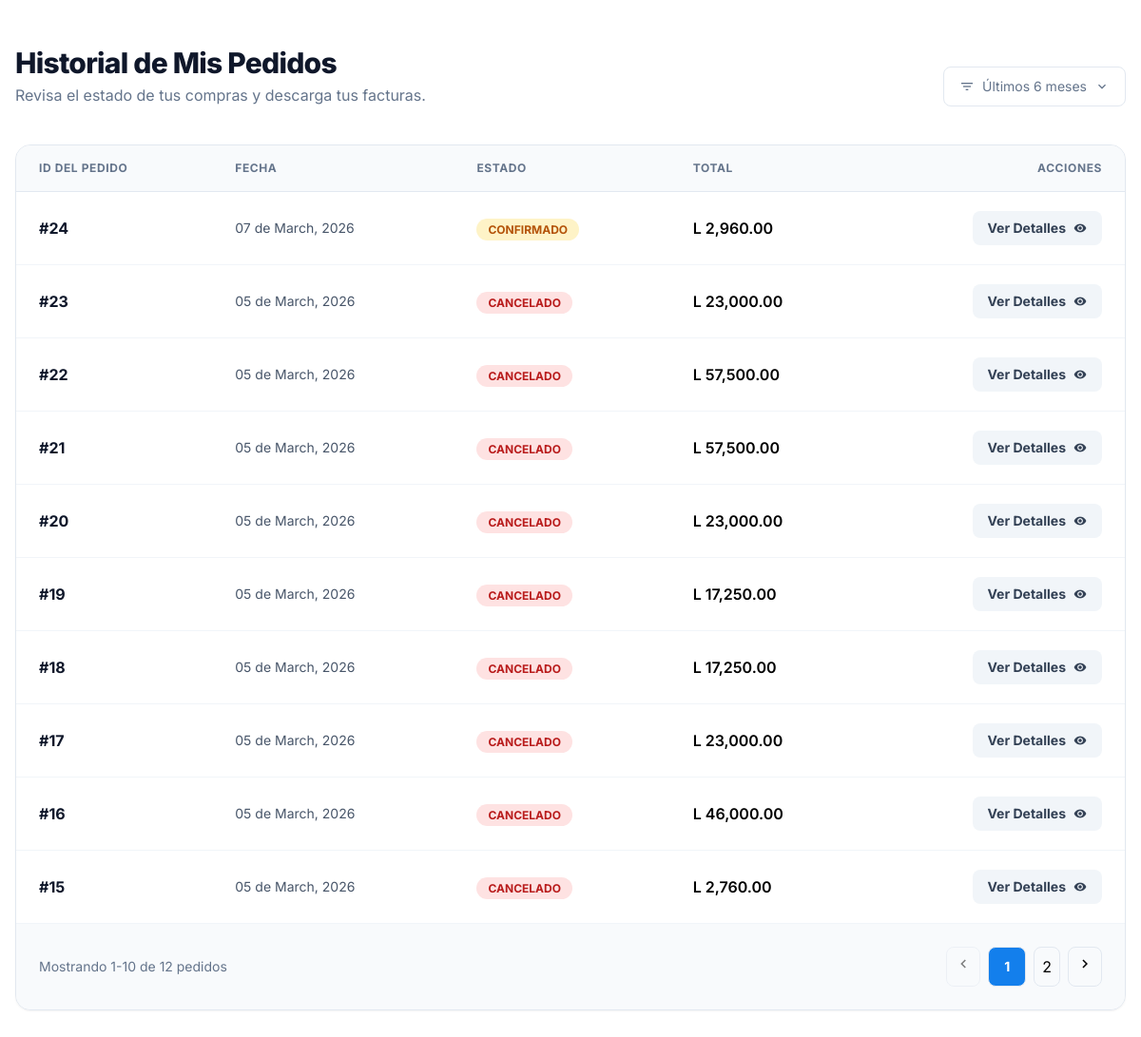
The page /client/historialpedidoC.php (signed in) on the database its author committed.
### tables this page shows
CREATE TABLE `pedidos` (
  `id_pedido` int(11) NOT NULL AUTO_INCREMENT,
  `fecha_pedido` datetime NOT NULL DEFAULT current_timestamp(),
  `subtotal` decimal(10,2) NOT NULL,
  `envio_departamento` decimal(10,2) DEFAULT 0.00,
  `impuesto_total` decimal(10,2) DEFAULT 0.00,
  `total` decimal(10,2) NOT NULL,
  `estado` enum('pendiente','confirmado','enviado','entregado','cancelado') DEFAULT 'pendiente',
  `id_cliente` int(11) NOT NULL,
  `id_direccion` int(11) NOT NULL,
  `id_envio` int(11) NOT NULL,
  `id_metodo_pago` int(11) NOT NULL,
  `comprobante_pago` varchar(255) DEFAULT NULL,
  PRIMARY KEY (`id_pedido`),
  KEY `id_cliente` (`id_cliente`),
  KEY `id_direccion` (`id_direccion`),
  KEY `id_envio` (`id_envio`),
  KEY `id_metodo_pago` (`id_metodo_pago`),
  CONSTRAINT `pedidos_ibfk_1` FOREIGN KEY (`id_cliente`) REFERENCES `clientes` (`id_cliente`),
  CONSTRAINT `pedidos_ibfk_2` FOREIGN KEY (`id_direccion`) REFERENCES `direcciones_cliente` (`id_direccion`),
  CONSTRAINT `pedidos_ibfk_3` FOREIGN KEY (`id_envio`) REFERENCES `metodos_envio` (`id_envio`),
  CONSTRAINT `pedidos_ibfk_4` FOREIGN KEY (`id_metodo_pago`) REFERENCES `metodos_pago` (`id_metodo_pago`)
);

### core/sesiones.php (called while the page is built, shortened)
<?php
require_once 'conexion.php';
function usuarioAutenticado() {
    return isset($_SESSION['id_usuario']) && !empty($_SESSION['id_usuario']);
}
function obtenerDatosUsuario() {
    global $conexion;
    $id_usuario = $_SESSION['id_usuario'];
    $query = "SELECT
            u.*,
            c.id_cliente,
            c.nombre as nombre_cliente,
            r.nombre as nombre_rol
          FROM usuarios u
          LEFT JOIN clientes c ON u.id_usuario = c.id_usuario
          LEFT JOIN roles r ON u.id_rol = r.id_rol
          WHERE u.id_usuario = ?";
    $stmt = $conexion->prepare($query);
    $stmt->bind_param("i", $id_usuario);
    $stmt->execute();
    $result = $stmt->get_result();
    $datos = $result->fetch_assoc();
    return $datos;
}

### client/historialpedidoC.php (the view, shortened to what this page needs)
<?php
require_once '../core/sesiones.php';
$usuario = obtenerDatosUsuario();
$id_cliente = $usuario['id_cliente'] ?? null;
$por_pagina = 10;
$pagina_actual = (isset($_GET['page']) && (int)$_GET['page'] > 0) ? (int)$_GET['page'] : 1;
$offset = ($pagina_actual - 1) * $por_pagina;
$sql_total = "SELECT COUNT(*) AS total FROM pedidos WHERE id_cliente = ?";
$stmt_total = $conexion->prepare($sql_total);
$stmt_total->bind_param("i", $id_cliente);
$stmt_total->execute();
$res_total = $stmt_total->get_result();
$total_pedidos = 0;
if ($row_total = $res_total->fetch_assoc()) {
    $total_pedidos = (int)$row_total['total'];
}
$total_paginas = max(1, ceil($total_pedidos / $por_pagina));
$sql = "SELECT id_pedido, fecha_pedido, estado, total
        FROM pedidos
        WHERE id_cliente = ?
        ORDER BY fecha_pedido DESC
        LIMIT ? OFFSET ?";
$stmt = $conexion->prepare($sql);
$stmt->bind_param("iii", $id_cliente, $por_pagina, $offset);
$stmt->execute();
$resultado = $stmt->get_result();
?>
<!DOCTYPE html>
<html class="light" lang="es"><head>
<script src="https://cdn.tailwindcss.com?plugins=forms,container-queries"></script>
<script id="tailwind-config">
        tailwind.config = {
            darkMode: "class",
            theme: {
                extend: {
                    colors: {
                        "primary": "#137fec",
                        "background-light": "#f6f7f8",
                        "background-dark": "#101922",
                    },
                    fontFamily: {
                        "display": ["Inter"]
                    },
                    borderRadius: {
                        "DEFAULT": "0.25rem",
                        "lg": "0.5rem",
                        "xl": "0.75rem",
                        "full": "9999px"
                    },
                },
            },
        }
    </script>
<main class="flex-grow max-w-7xl mx-auto px-4 py-8 md:py-12 w-full">
<div class="flex flex-col md:flex-row md:items-end justify-between gap-4 mb-10">
<div>
<h1 class="text-3xl font-extrabold text-slate-900 dark:text-white tracking-tight">Historial de Mis Pedidos</h1>
<p class="text-slate-500 dark:text-slate-400 mt-1">Revisa el estado de tus compras y descarga tus facturas.</p>
</div>
<div class="flex items-center gap-2 text-sm text-slate-500 bg-white dark:bg-slate-800 px-4 py-2 rounded-lg border border-slate-200 dark:border-slate-700">
<span class="material-icons text-base">filter_list</span>
<span>Últimos 6 meses</span>
<span class="material-icons text-base">expand_more</span>
</div>
</div>
<div class="bg-white dark:bg-slate-900 rounded-2xl shadow-sm border border-slate-200 dark:border-slate-800 overflow-hidden">
<div class="overflow-x-auto">
<table class="w-full text-left border-collapse">
<thead>
<tr class="bg-slate-50 dark:bg-slate-800/50 border-b border-slate-200 dark:border-slate-700">
<th class="px-6 py-4 text-xs font-bold uppercase tracking-wider text-slate-500">ID del Pedido</th>
<th class="px-6 py-4 text-xs font-bold uppercase tracking-wider text-slate-500">Fecha</th>
<th class="px-6 py-4 text-xs font-bold uppercase tracking-wider text-slate-500">Estado</th>
<th class="px-6 py-4 text-xs font-bold uppercase tracking-wider text-slate-500">Total</th>
<th class="px-6 py-4 text-xs font-bold uppercase tracking-wider text-slate-500 text-right">Acciones</th>
</tr>
</thead>
<tbody class="divide-y divide-slate-100 dark:divide-slate-800">
<?php if ($resultado->num_rows > 0): ?>
    <?php while ($pedido = $resultado->fetch_assoc()): ?>
    <?php
        $fecha = date("d \\d\\e F, Y", strtotime($pedido['fecha_pedido']));
        $fechaPedido = new DateTime($pedido['fecha_pedido']);
        $fechaLimite = clone $fechaPedido;
        $fechaLimite->modify('+3 hours');
        $deadlineTs = $fechaLimite->getTimestamp();
        $esPendiente = ($pedido['estado'] === 'pendiente');
        switch ($pedido['estado']) {
            case 'confirmado':
            case 'pendiente':
                $claseEstado = 'status-badge-procesando';
                $textoEstado = ucfirst($pedido['estado']);
                break;
            case 'cancelado':
                $claseEstado = 'status-badge-cancelado';
                $textoEstado = 'Cancelado';
                break;
        }
    ?>
    <tr class="hover:bg-slate-50/50 dark:hover:bg-slate-800/30 transition-colors" <?php if ($esPendiente): ?>data-deadline="<?php echo $deadlineTs; ?>"<?php endif; ?> data-id="<?php echo $pedido['id_pedido']; ?>">
        <td class="px-6 py-5 whitespace-nowrap">
            <span class="font-bold text-slate-900 dark:text-white">
                #<?php echo $pedido['id_pedido']; ?>
            </span>
        </td>
        <td class="px-6 py-5 whitespace-nowrap text-slate-600 dark:text-slate-400 text-sm">
            <?php echo $fecha; ?>
        </td>
        <td class="px-6 py-5">
            <span class="px-3 py-1 rounded-full text-xs font-bold uppercase <?php echo $claseEstado; ?> estado-label">
                <?php echo $textoEstado; ?>
            </span>
        </td>
        <td class="px-6 py-5 whitespace-nowrap font-semibold">
            L <?php echo number_format($pedido['total'], 2); ?>
        </td>
        <td class="px-6 py-5 whitespace-nowrap text-right">
            <div class="flex flex-wrap justify-end gap-2">
                <button
                    class="btn-ver-detalle inline-flex items-center gap-2 px-4 py-2 bg-slate-100 hover:bg-primary hover:text-white dark:bg-slate-800 dark:hover:bg-primary text-slate-700 dark:text-slate-300 rounded-lg text-sm font-bold transition-all"
                    data-id="<?php echo $pedido['id_pedido']; ?>">
                    Ver Detalles
                    <span class="material-icons text-sm">visibility</span>
                </button>
            </div>
        </td>
    </tr>
    <?php endwhile; ?>
<?php endif; ?>
</tbody>
</table>
</div>
<div class="p-6 bg-slate-50 dark:bg-slate-800/20 border-t border-slate-100 dark:border-slate-800 flex justify-between items-center">
<p class="text-sm text-slate-500">
<?php
       $offset = ($pagina_actual - 1) * $por_pagina;
       $desde = 0;
       $hasta = 0;
       if ($total_pedidos > 0) {
           $desde = $offset + 1;
           $hasta = min($offset + $por_pagina, $total_pedidos);
       }
       echo "Mostrando {$desde}-{$hasta} de {$total_pedidos} pedidos";
        ?>
</p>
<div class="flex gap-2">
    <button
        class="p-2 border border-slate-200 dark:border-slate-700 rounded-lg hover:bg-white dark:hover:bg-slate-700 disabled:opacity-50"
        <?php if ($pagina_actual <= 1): ?>disabled<?php endif; ?>
        onclick="if(<?php echo $pagina_actual; ?> > 1) window.location='?modulo=historialpedidoC&page=<?php echo ($pagina_actual-1); ?>';"
        aria-label="Anterior"
    >
        <span class="material-icons text-lg leading-none">chevron_left</span>
    </button>
    <?php
        $max_buttons = 5;
        $mitad = floor($max_buttons/2);
        $inicio = max(1, $pagina_actual - $mitad);
        $fin = min($total_paginas, $inicio + $max_buttons - 1);
        if ($fin - $inicio < $max_buttons - 1) {
            $inicio = max(1, $fin - $max_buttons + 1);
        }
        for ($i = $inicio; $i <= $fin; $i++):
    ?>
        <button
            class="p-2 border border-slate-200 dark:border-slate-700 rounded-lg <?php echo ($i==$pagina_actual) ? 'bg-primary text-white font-bold px-4 text-sm' : 'hover:bg-white dark:hover:bg-slate-700'; ?>"
            <?php if ($i == $pagina_actual): ?>disabled<?php endif; ?>
            onclick="if(<?php echo $i; ?> != <?php echo $pagina_actual; ?>) window.location='?modulo=historialpedidoC&page=<?php echo $i; ?>';"
        ><?php echo $i; ?></button>
    <?php endfor; ?>
    <button
        class="p-2 border border-slate-200 dark:border-slate-700 rounded-lg hover:bg-white dark:hover:bg-slate-700 disabled:opacity-50"
        <?php if ($pagina_actual >= $total_paginas): ?>disabled<?php endif; ?>
        onclick="if(<?php echo $pagina_actual; ?> < <?php echo $total_paginas; ?>) window.location='?modulo=historialpedidoC&page=<?php echo ($pagina_actual+1); ?>';"
        aria-label="Siguiente"
    >
        <span class="material-icons text-lg leading-none">chevron_right</span>
    </button>
</div>
</div>
</div>
</main>
</body></html>
<?php
require_once '../core/sesiones.php';
$id = isset($_POST['id_pedido']) ? (int)$_POST['id_pedido'] : 0;
if (!$id) { echo json_encode(['success'=>false]); exit; }
?>

### client/historialpedidoC.php (style rules this page uses)
.status-badge-procesando { background-color: #fef3c7; color: #b45309; }
.status-badge-cancelado { background-color: #fee2e2; color: #b91c1c; }

### rows shown on the page
pedidos: id_pedido "24", fecha_pedido "07 de March, 2026", estado "CONFIRMADO", total "2,960.00"
pedidos: id_pedido "23", fecha_pedido "05 de March, 2026", estado "CANCELADO", total "23,000.00"
pedidos: id_pedido "22", fecha_pedido "05 de March, 2026", estado "CANCELADO", total "57,500.00"
pedidos: id_pedido "21", fecha_pedido "05 de March, 2026", estado "CANCELADO", total "57,500.00"
pedidos: id_pedido "20", fecha_pedido "05 de March, 2026", estado "CANCELADO", total "23,000.00"
pedidos: id_pedido "19", fecha_pedido "05 de March, 2026", estado "CANCELADO", total "17,250.00"
pedidos: id_pedido "18", fecha_pedido "05 de March, 2026", estado "CANCELADO", total "17,250.00"
pedidos: id_pedido "17", fecha_pedido "05 de March, 2026", estado "CANCELADO", total "23,000.00"
pedidos: id_pedido "16", fecha_pedido "05 de March, 2026", estado "CANCELADO", total "46,000.00"
pedidos: id_pedido "15", fecha_pedido "05 de March, 2026", estado "CANCELADO", total "2,760.00"

### other values the page prints
$desde "1"
$hasta "10"
$total_pedidos "12"
